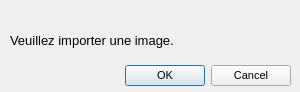
<?xml version="1.0" encoding="UTF-8"?>
<ui version="4.0">
 <class>imageImportErrorDialog</class>
 <widget class="QDialog" name="imageImportErrorDialog">
  <property name="geometry">
   <rect>
    <x>0</x>
    <y>0</y>
    <width>300</width>
    <height>92</height>
   </rect>
  </property>
  <property name="font">
   <font>
    <pointsize>2</pointsize>
   </font>
  </property>
  <property name="windowTitle">
   <string>Erreur</string>
  </property>
  <widget class="QDialogButtonBox" name="buttonBox">
   <property name="geometry">
    <rect>
     <x>-50</x>
     <y>60</y>
     <width>341</width>
     <height>32</height>
    </rect>
   </property>
   <property name="font">
    <font>
     <pointsize>8</pointsize>
    </font>
   </property>
   <property name="orientation">
    <enum>Qt::Horizontal</enum>
   </property>
   <property name="standardButtons">
    <set>QDialogButtonBox::Cancel|QDialogButtonBox::Ok</set>
   </property>
  </widget>
  <widget class="QLabel" name="label">
   <property name="geometry">
    <rect>
     <x>10</x>
     <y>30</y>
     <width>281</width>
     <height>21</height>
    </rect>
   </property>
   <property name="font">
    <font>
     <pointsize>10</pointsize>
    </font>
   </property>
   <property name="text">
    <string>Veuillez importer une image.</string>
   </property>
  </widget>
 </widget>
 <resources/>
 <connections>
  <connection>
   <sender>buttonBox</sender>
   <signal>accepted()</signal>
   <receiver>imageImportErrorDialog</receiver>
   <slot>accept()</slot>
   <hints>
    <hint type="sourcelabel">
     <x>248</x>
     <y>254</y>
    </hint>
    <hint type="destinationlabel">
     <x>157</x>
     <y>274</y>
    </hint>
   </hints>
  </connection>
  <connection>
   <sender>buttonBox</sender>
   <signal>rejected()</signal>
   <receiver>imageImportErrorDialog</receiver>
   <slot>reject()</slot>
   <hints>
    <hint type="sourcelabel">
     <x>316</x>
     <y>260</y>
    </hint>
    <hint type="destinationlabel">
     <x>286</x>
     <y>274</y>
    </hint>
   </hints>
  </connection>
 </connections>
</ui>
